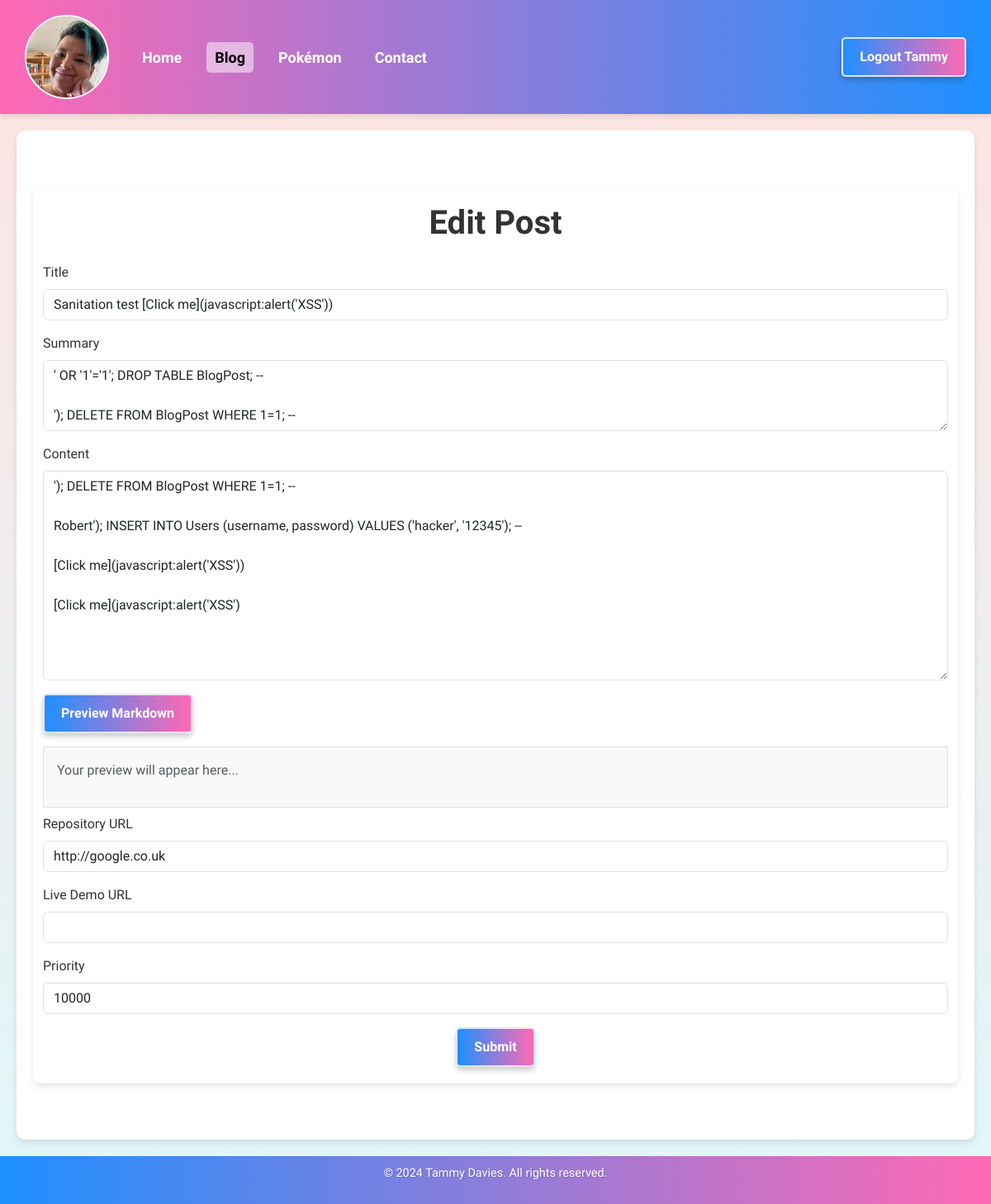
Before: /blog/15/edit (signed in) with the older database file.
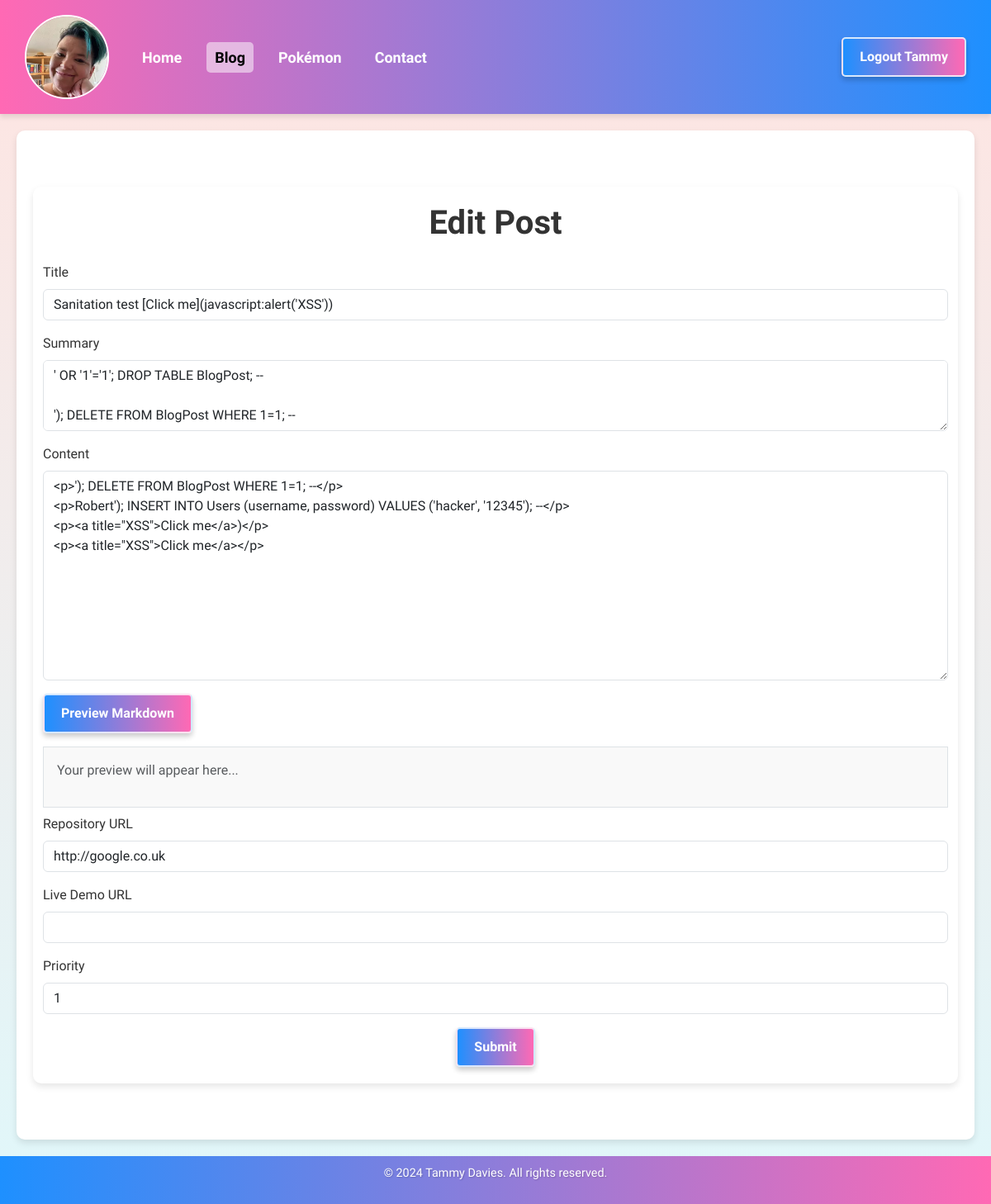
After: the same page with the newer database file.
### app/authentication/database/models/user.py (models this page shows, shortened)
class User(db.Model):
    id = db.Column(db.Integer, primary_key=True)
    username = db.Column(db.String(150), nullable=False, unique=True)
    email = db.Column(db.String(150), nullable=False, unique=True)
    password = db.Column(db.String(200), nullable=False)
    @property
    def is_authenticated(self):
        return True

### app/blog/database/models/blog_post.py (models this page shows)
class BlogPost(db.Model):
    id = db.Column(db.Integer, primary_key=True)  # Unique identifier for the blog post
    title = db.Column(
        db.String(100), nullable=False
    )  # Title of the blog post (max 100 characters)
    content = db.Column(db.Text, nullable=False)  # Main content of the blog post
    timestamp = db.Column(
        db.DateTime, default=datetime.utcnow
    )  # Creation timestamp (default: current time)
    priority = db.Column(
        db.Integer, default=0
    )  # Optional priority level for ordering or categorisation
    author = db.Column(
        db.String(50), nullable=False
    )  # Author's name (max 50 characters)
    summary = db.Column(
        db.String(255), nullable=True
    )  # Short summary or description of the post
    repository_url = db.Column(
        db.String(255), nullable=True
    )  # URL to a related code repository (optional)
    live_demo_url = db.Column(
        db.String(255), nullable=True
    )  # URL to a live demo related to the post (optional)
    comments = db.relationship(
        "Comment",  # Name of the related model
        backref="post",  # Back-reference to the blog post from the comment
        cascade="all, delete-orphan",  # Automatically delete comments when the post is deleted
        lazy=True,  # Load comments lazily to improve performance
    )

### app/blog/routes/edit_post.py (the view, shortened to what this page needs)
@login_required
def edit_post(post_id):
    if not is_admin():
        return render_template("forbidden.html")
    post = BlogPost.query.get_or_404(post_id)
    form = BlogPostForm(obj=post)  # Populate the form with the existing post data
    return render_template(
        "blog_post.html",
        form=form,
        post=post,
        edit=True,
        preview_endpoint=url_for("blog.markdown_preview"),
    )

### app/authentication/database/is_admin.py (called while the page is built)
def is_admin():
    return current_user.is_authenticated and current_user.email == "tammy@tsdavies.com"

### app/blog/templates/blog_post.html (shortened to what this page needs)
{% extends "page_template.html" %} {% block content %}
    <main class="container my-5">
        <h1 class="text-center mb-4">
            {{ 'Edit Post' if edit else 'Create New Post' }}
        </h1>
        <form
                class="needs-validation"
                novalidate
                method="POST"
                action="{{ url_for('blog.edit_post', post_id=post.id) if edit else url_for('blog.new_post') }}"
        >
            <div class="mb-3">
                {{ form.title.label(class="form-label") }} {{ form.title(class="form-control", size=50) }}
            </div>
            <div class="mb-3">
                {{ form.summary.label(class="form-label") }} {{ form.summary(class="form-control", rows=3) }}
            </div>
            <div class="mb-3">
                {{ form.content.label(class="form-label") }} {{ form.content(id="content",
      class="form-control", rows=10) }}
            </div>
            <button type="button" id="preview-button" class="btn btn-secondary mb-3">
                Preview Markdown
            </button>
            <div id="preview" class="border p-3 mb-2" style="background-color: #f9f9f9">
                <p class="text-muted">Your preview will appear here...</p>
            </div>
            <div class="mb-3">
                {{ form.repository_url.label(class="form-label") }} {{ form.repository_url(class="form-control", size=50) }}
            </div>
            <div class="mb-3">
                {{ form.live_demo_url.label(class="form-label") }} {{ form.live_demo_url(class="form-control", size=50) }}
            </div>
            <div class="mb-3">
                {{ form.priority.label(class="form-label") }} {{ form.priority(class="form-control", size=50) }}
            </div>
            <div class="text-center">{{ form.submit(class="btn btn-primary") }}</div>
        </form>
    </main>
{% endblock %}

### app/templates/page_template.html (shortened to what this page needs)
<!doctype html>
<html lang="en">
<head>
    <link
            href="https://cdn.jsdelivr.net/npm/bootstrap@5.3.0-alpha3/dist/css/bootstrap.min.css"
            rel="stylesheet"
    />
    <link
            rel="stylesheet"
            href="{{ url_for('static', filename='css/style.css') }}"
    />
    <link
            rel="stylesheet"
            href="{{ url_for('static', filename='css/buttons.css') }}"
    />
    <link
            rel="stylesheet"
            href="{{ url_for('static', filename='css/navbar.css') }}"
    />
    <link
            rel="stylesheet"
            href="{{ url_for('static', filename='css/flash_style.css') }}"
    />
    <link
            rel="stylesheet"
            href="{{ url_for('static', filename='css/card_styles.css') }}"
    />
    <link
            rel="stylesheet"
            href="{{ url_for('static', filename='css/flash_style.css') }}"
    />
</head>
<body>
<header>
    <nav class="navbar">
        <ul class="navbar-nav left">
            <li class="nav-item avatar">
                <a href="/">
                    <img
                            src="{{ url_for('static', filename='images/avatar.webp') }}"
                            alt="User Avatar"
                    />
                </a>
            </li>
            <li class="nav-item">
                <a
                        class="nav-link {% if request.path == '/' %}active{% endif %}"
                        href="/"
                        aria-label="Navigate to Home"
                >Home</a
                >
            </li>
            <li class="nav-item">
                <a
                        class="nav-link {% if request.path.startswith('/blog') %}active{% endif %}"
                        href="/blog"
                        aria-label="Navigate to Blog"
                >Blog</a
                >
            </li>
            <li class="nav-item">
                <a
                        class="nav-link {% if request.path.startswith('/pokemon') %}active{% endif %}"
                        href="/pokemon"
                        aria-label="Navigate to Pokémon"
                >Pokémon</a
                >
            </li>
            <li class="nav-item">
                <a
                        class="nav-link {% if request.path.startswith('/contact') %}active{% endif %}"
                        href="/contact"
                        aria-label="Navigate to Contact"
                >Contact</a
                >
            </li>
        </ul>
        <ul class="navbar-nav right">
            {% if current_user.is_authenticated %}
                <li class="nav-item">
                    <a class="btn btn-primary" href="{{ url_for('authentication.logout') }}"
                    >Logout {{ current_user.username }}</a
                    >
                </li>
            {% endif %}
        </ul>
    </nav>
</header>
<main>
     {% block content %} {% endblock %}
</main>
<footer>
    <p>&copy; 2024 Tammy Davies. All rights reserved.</p>
</footer>
</body>
</html>

### app/static/css/style.css (style rules this page uses)
body { margin: 0; padding: 0; font-family: "Prompt", "Roboto", Arial, sans-serif; background: linear-gradient(to bottom, #ffe4e1, #e0f7fa); color: #333; display: flex; flex-direction: column; min-height: 100vh; }
main { flex: 1; display: flex; flex-direction: column; justify-content: center; padding: 20px; background: white; border-radius: 10px; box-shadow: 0 4px 8px rgba(0, 0, 0, 0.1); max-width: 1200px; margin: 20px auto; width: calc(100% - 40px); }
header { background: linear-gradient(90deg, #ff69b4, #1e90ff); color: white; padding: 10px 20px; box-shadow: 0 4px 6px rgba(0, 0, 0, 0.1); }
footer { background: linear-gradient(90deg, #1e90ff, #ff69b4); color: white; text-align: center; padding: 10px 0; font-size: 0.9rem; text-shadow: 1px 1px 2px rgba(0, 0, 0, 0.2); }
h1 { font-family: 'Prompt', sans-serif; font-size: 2.5rem; font-weight: bold; color: #333; margin-bottom: 1rem; }

### app/static/css/buttons.css (style rules this page uses)
.btn { background: linear-gradient(90deg, #1e90ff, #ff69b4); color: white; border: 2px solid #ffffffcc; padding: 10px 20px; border-radius: 5px; font-weight: bold; cursor: pointer; transition: background 0.3s, box-shadow 0.3s, transform 0.2s; box-shadow: 0 4px 6px rgba(0, 0, 0, 0.2); }

### app/static/css/navbar.css (style rules this page uses)
.navbar { display: flex; justify-content: space-between; align-items: center; width: 100%; flex-direction: row; flex-wrap: wrap; gap: 10px; }
.navbar-nav { display: flex; list-style: none; padding: 0; margin: 0; flex-direction: row; align-items: center; }
.nav-item { margin: 0 10px; font-size: 18px; }
.nav-link { color: white; text-decoration: none; font-weight: bold; padding: 5px 10px; border-radius: 5px; transition: background-color 0.3s, color 0.3s; }
.nav-link:hover, .nav-link.active { background-color: #ffffff80; color: #333; }
.avatar img { width: 102px; height: 102px; border-radius: 50%; border: 2px solid white; object-fit: cover; transition: transform 0.3s ease, box-shadow 0.3s ease; margin-right: 10px; }

Changed rows visible on the page:
changed BlogPost "Sanitation test [Click me](javascript:alert('XSS'))": content "'); DELETE FROM BlogPost WHERE 1=1; -- Robert'); INSERT INTO Users (username, password) VALUES ('hacker', '12345'); -- [Click me](javascript:alert('XSS')) [Click me](javascript:alert('XSS')" → "<p>'); DELETE FROM BlogPost WHERE 1=1; --</p> <p>Robert'); INSERT INTO Users (username, password) VALUES ('hacker', '12345'); --</p> <p><a title=\"XSS\">Click me</a>)</p> <p><a title=\"XSS\">Click me</a></p>"; priority "10000" → "1"
